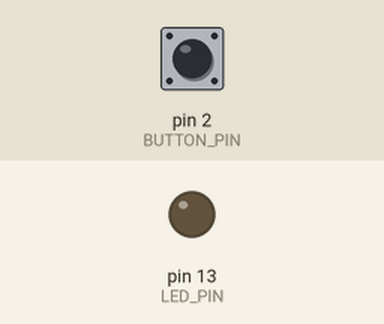
Bench run of a sketch on a simulated Arduino Uno, built with avr-gcc and run on an emulated ATmega328P. On the bench: output pins drawn as LEDs (lit = HIGH). The test bench sets the inputs (shaded band); at power-on: pin 2 (BUTTON_PIN) HIGH. What the sketch prints to the serial monitor is not drawn.

Above: at 1.2 s.
1.3 s: pin 2 (BUTTON_PIN) pulled LOW for 0.15 s
At 2.5 s:
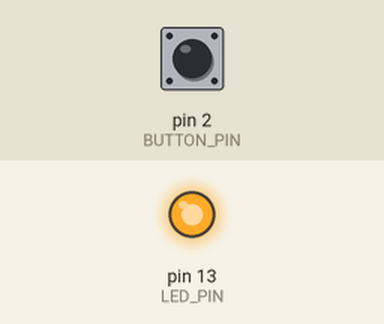
2.9 s: pin 2 (BUTTON_PIN) pulled LOW for 1 s
At 3.7 s:
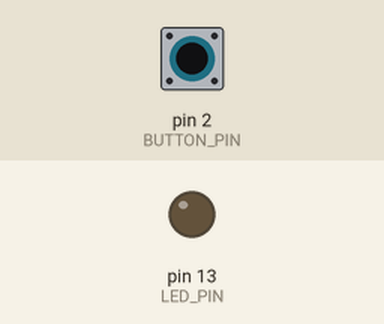
5.4 s: pin 2 (BUTTON_PIN) pulled LOW for 3.2 s
At 6.9 s:
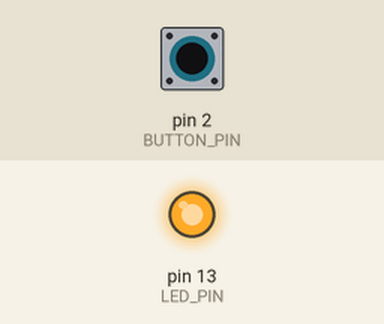
Timing chart, 0 to 8.4 s (numbered marks = the images above; inputs shaded):
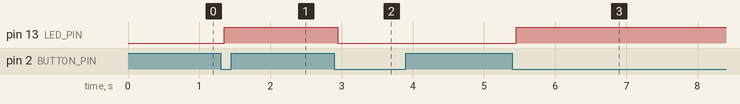

Measured:
- after the input at 1.3 s, pin 13 (LED_PIN): LOW → HIGH after 0.05 s
- after the input at 2.9 s, pin 13 (LED_PIN): HIGH → LOW after 0.05 s
- after the input at 5.4 s, pin 13 (LED_PIN): LOW → HIGH after 0.05 s

The sketch:

Button_Toggle.ino
```cpp
/*
  Button_Toggle.ino
  버튼으로 LED 토글 (ON/OFF 상태 변경)
  디바운싱 기법 적용

  회로:
  - 2번 핀: 푸시 버튼 (내부 풀업 저항)
  - 13번 핀: LED
*/

const int BUTTON_PIN = 2;
const int LED_PIN = 13;

// 디바운싱 변수
int lastButtonState = HIGH;      // 이전 버튼 상태
int currentButtonState = HIGH;   // 현재 버튼 상태
unsigned long lastDebounceTime = 0;
const unsigned long DEBOUNCE_DELAY = 50;  // 50ms 디바운스

// LED 상태
bool ledState = false;

void setup() {
  pinMode(BUTTON_PIN, INPUT_PULLUP);
  pinMode(LED_PIN, OUTPUT);

  Serial.begin(9600);
  Serial.println("버튼 토글 제어 시작!");
  Serial.println("버튼을 누를 때마다 LED가 켜지거나 꺼집니다.");
}

void loop() {
  // 현재 버튼 상태 읽기
  int reading = digitalRead(BUTTON_PIN);

  // 버튼 상태가 변했다면 디바운스 타이머 리셋
  if (reading != lastButtonState) {
    lastDebounceTime = millis();
  }

  // 디바운스 시간이 지났다면
  if ((millis() - lastDebounceTime) > DEBOUNCE_DELAY) {

    // 버튼 상태가 실제로 변했다면
    if (reading != currentButtonState) {
      currentButtonState = reading;

      // 버튼이 눌렸다면 (HIGH → LOW)
      if (currentButtonState == LOW) {
        ledState = !ledState;  // LED 상태 반전
        digitalWrite(LED_PIN, ledState);

        Serial.print("버튼 클릭! LED 상태: ");
        Serial.println(ledState ? "ON" : "OFF");
      }
    }
  }

  // 이전 상태 업데이트
  lastButtonState = reading;
}
```
